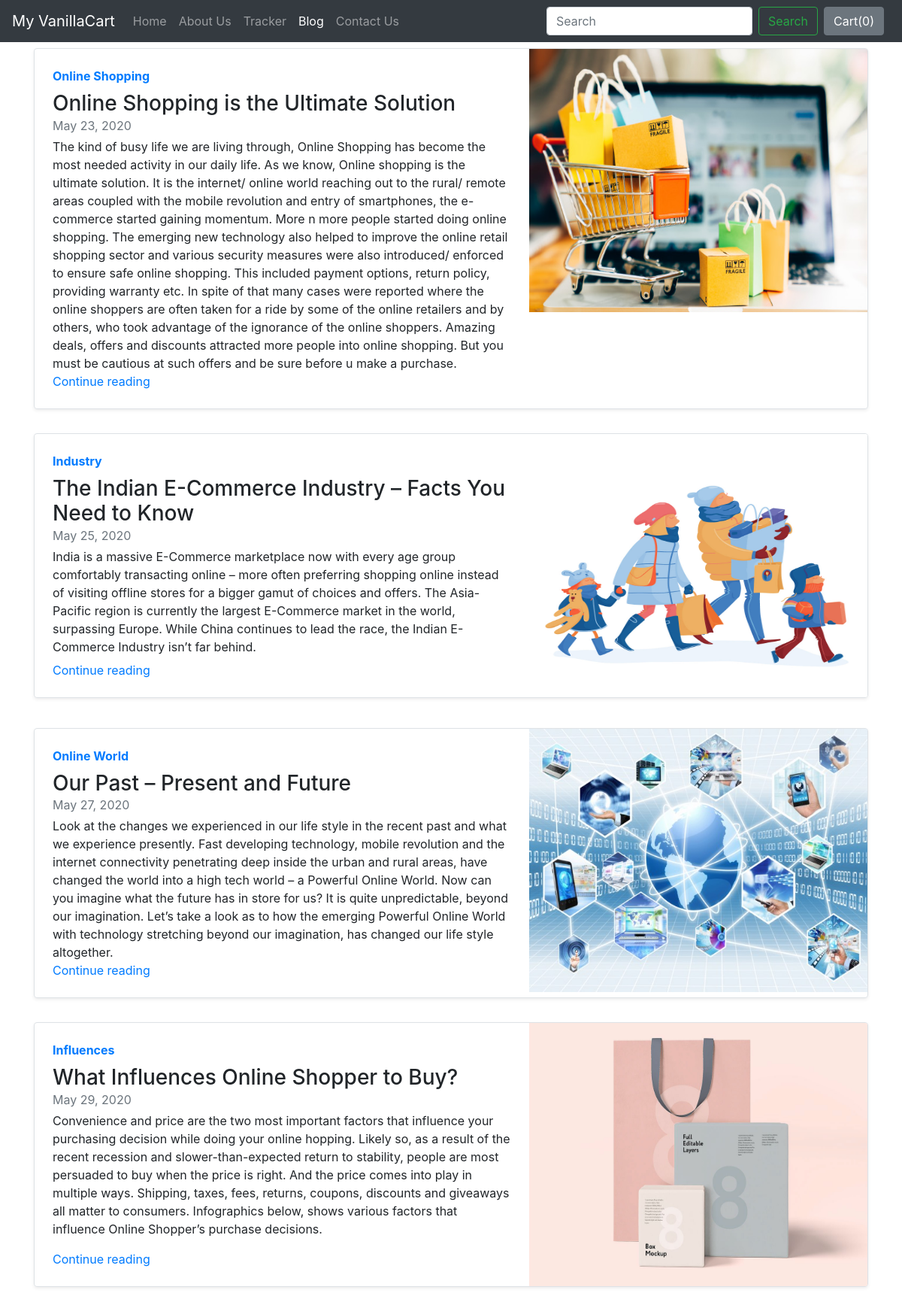
Screenshot of /blog/ with the database file from the repository.
### blog/models.py (models this page shows, shortened)
class Blogpost(models.Model):
    post_id = models.AutoField(primary_key=True)
    title = models.CharField(max_length=50)
    head0 = models.CharField(max_length=500, default="")
    chead0 = models.CharField(max_length=5000, default="")
    head1 = models.CharField(max_length=500, default="")
    chead1 = models.CharField(max_length=5000, default="")
    head2 = models.CharField(max_length=500, default="")
    chead2 = models.CharField(max_length=5000, default="")
    pub_date = models.DateField()
    thumbnail = models.ImageField(upload_to='shop/images', default="")

### blog/views.py (the view)
# urls.py: path('', views.index, name ="bloghome"),
def index(request):
    mypost = Blogpost.objects.all()
    return render(request, 'blog/index.html', {'mypost' : mypost})

### blog/templates/blog/index.html
{% extends 'blog/basic.html' %}
{% block body %}
<div class="container">
 {% for item in mypost %}
    <div class="row my-2">
        <div class="col-md-12">
            <div
                class="row no-gutters border rounded overflow-hidden flex-md-row mb-4 shadow-sm h-md-250 position-relative">
                <div class="col p-4 d-flex flex-column position-static">
                    <strong class="d-inline-block mb-2 text-primary">{{item.title}}</strong>
                    <h3 class="mb-0">{{item.head0}}</h3>
                    <div class="mb-1 text-muted">{{item.pub_date}}</div>
                    <p class="card-text mb-auto">{{item.chead0}}</p>
                    <a href="blogpost/{{item.post_id}}" class="stretched-link">Continue reading</a>
                </div>
                <div class="col-auto d-none d-lg-block">
                    <img src="/media/{{item.thumbnail}}" class="bd-placeholder-img" width="450" height="350"
                        aria-label="Placeholder: Thumbnail"/>
                </div>
            </div>
        </div>
        {% if forloop.counter|divisibleby:2 %}
    </div><div class="row my-2">
    {% endif %}
    </div>
    {% endfor %}
</div>
{% endblock %}

### rows the page displays
Blogpost: title "Online Shopping", head0 "Online Shopping is the Ultimate Solution", pub_date "May 23, 2020", chead0 "The kind of busy life we are living through, Online Shopping has become the most needed activity in our daily life. As we know, Online shopping is the ultimate solution. It is the internet/ online world reaching out to the rural/ remote areas coupled with the mobile revolution and entry of smartphones, the e-commerce started gaining momentum. More n more people started doing online shopping. The emerging new technology also helped to improve the online retail shopping sector and various security measures were also introduced/ enforced to ensure safe online shopping. This included payment options, return policy, providing warranty etc. In spite of that many cases were reported where the…", thumbnail (picture)
Blogpost: title "Industry", head0 "The Indian E-Commerce Industry – Facts You Need to Know", pub_date "May 25, 2020", chead0 "India is a massive E-Commerce marketplace now with every age group comfortably transacting online – more often preferring shopping online instead of visiting offline stores for a bigger gamut of choices and offers. The Asia-Pacific region is currently the largest E-Commerce market in the world, surpassing Europe. While China continues to lead the race, the Indian E-Commerce Industry isn’t far behind.", thumbnail (picture)
Blogpost: title "Online World", head0 "Our Past – Present and Future", pub_date "May 27, 2020", chead0 "Look at the changes we experienced in our life style in the recent past and what we experience presently. Fast developing technology, mobile revolution and the internet connectivity penetrating deep inside the urban and rural areas, have changed the world into a high tech world – a Powerful Online World. Now can you imagine what the future has in store for us? It is quite unpredictable, beyond our imagination. Let’s take a look as to how the emerging Powerful Online World with technology stretching beyond our imagination, has changed our life style altogether.", thumbnail (picture)
Blogpost: title "Influences", head0 "What Influences Online Shopper to Buy?", pub_date "May 29, 2020", chead0 "Convenience and price are the two most important factors that influence your purchasing decision while doing your online hopping. Likely so, as a result of the recent recession and slower-than-expected return to stability, people are most persuaded to buy when the price is right. And the price comes into play in multiple ways. Shipping, taxes, fees, returns, coupons, discounts and giveaways all matter to consumers. Infographics below, shows various factors that influence Online Shopper’s purchase decisions.", thumbnail (picture)
